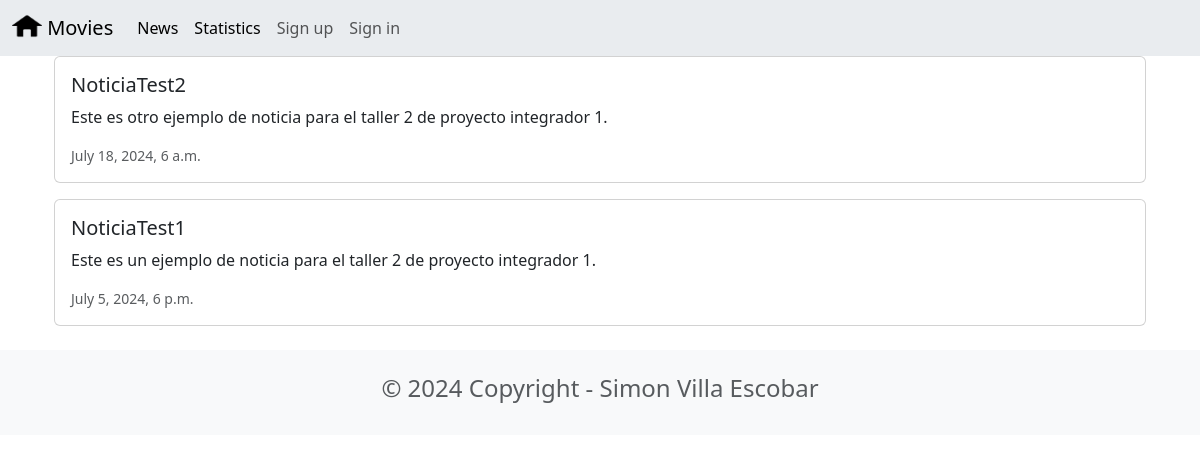
Page /news/ on the committed database.
### news/models.py (models this page shows, shortened)
class News(models.Model):
    headline = models.CharField(max_length=200)
    body = models.TextField()
    date = models.DateTimeField()

### news/views.py (the view)
# urls.py: path('news/', include('news.urls')),
def news(request):
    newss = News.objects.all().order_by('-date')
    return render(request, 'news.html', {'newss':newss})

### news/templates/news.html
{% extends 'base.html' %}
{% block content %}
<div class="container">
    {% for news in newss %}
    <div class="card mb-3">
        <div class="row g-0">
            <div>
                <div class="card-body">
                    <h5 class="card-title">{{ news.headline }}</h5>
                    <p class="card-text">{{ news.body }}</p>
                    <p class="card-text"><small class="text-muted">{{ news.date }}</small></p>
                </div>
            </div>
        </div>
    </div>
    {% endfor %}
</div>
{% endblock content %}

### rows in the picture
News: headline "NoticiaTest2", body "Este es otro ejemplo de noticia para el taller 2 de proyecto integrador 1.", date "July 18, 2024, 6 a.m."
News: headline "NoticiaTest1", body "Este es un ejemplo de noticia para el taller 2 de proyecto integrador 1.", date "July 5, 2024, 6 p.m."
